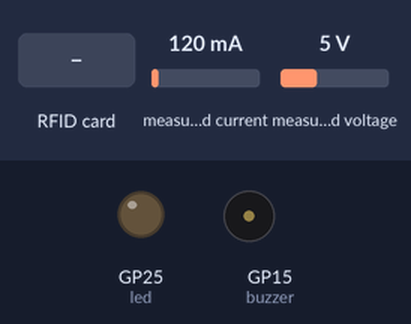
Bench run of a program on a simulated Raspberry Pi Pico running MicroPython. On the bench: output pins drawn as LEDs (lit = HIGH), buzzer (waves = sounding). The inputs (shaded band) are chosen by the test bench; at power-on: measured current 120 mA, measured voltage 5 V. The interpreter's speed is modelled, so counts of loop turns are approximate; library files of the repository ran but are not shown: ina219.py, mfrc522.py; pins used as bus, display or sensor lines are not drawn.

Above: at 1.2 s.
1.3 s: RFID card 5E 7A 19 C4 held to the reader
At 1.52 s:
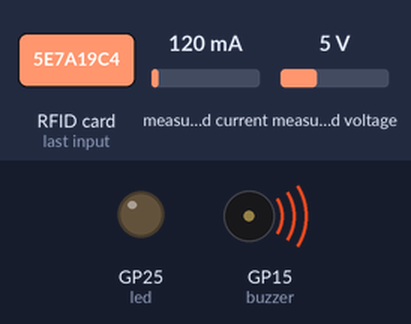
Timing chart, 0 to 4.3 s (numbered marks = the images above; inputs shaded):
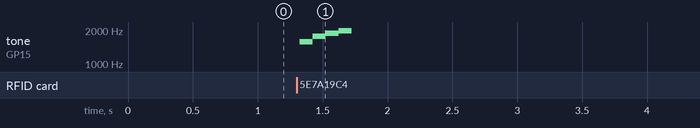

Measured:
- after the input at 1.3 s, tone on GP15 (buzzer): plays 1568 Hz for 0.10 s, 1760 Hz for 0.10 s, 1865 Hz for 0.10 s, 1976 Hz for 0.10 s, starting at once

The program:

main.py
```python
import time
from ina219 import INA219
from mfrc522 import MFRC522
from machine import Pin, UART, I2C, PWM
from rp2 import PIO, StateMachine, asm_pio
from utime import sleep
buzzer = PWM(Pin(15))

tones = {
"B0": 31,
"C1": 33,
"CS1": 35,
"D1": 37,
"DS1": 39,
"E1": 41,
"F1": 44,
"FS1": 46,
"G1": 49,
"GS1": 52,
"A1": 55,
"AS1": 58,
"B1": 62,
"C2": 65,
"CS2": 69,
"D2": 73,
"DS2": 78,
"E2": 82,
"F2": 87,
"FS2": 93,
"G2": 98,
"GS2": 104,
"A2": 110,
"AS2": 117,
"B2": 123,
"C3": 131,
"CS3": 139,
"D3": 147,
"DS3": 156,
"E3": 165,
"F3": 175,
"FS3": 185,
"G3": 196,
"GS3": 208,
"A3": 220,
"AS3": 233,
"B3": 247,
"C4": 262,
"CS4": 277,
"D4": 294,
"DS4": 311,
"E4": 330,
"F4": 349,
"FS4": 370,
"G4": 392,
"GS4": 415,
"A4": 440,
"AS4": 466,
"B4": 494,
"C5": 523,
"CS5": 554,
"D5": 587,
"DS5": 622,
"E5": 659,
"F5": 698,
"FS5": 740,
"G5": 784,
"GS5": 831,
"A5": 880,
"AS5": 932,
"B5": 988,
"C6": 1047,
"CS6": 1109,
"D6": 1175,
"DS6": 1245,
"E6": 1319,
"F6": 1397,
"FS6": 1480,
"G6": 1568,
"GS6": 1661,
"A6": 1760,
"AS6": 1865,
"B6": 1976,
"C7": 2093,
"CS7": 2217,
"D7": 2349,
"DS7": 2489,
"E7": 2637,
"F7": 2794,
"FS7": 2960,
"G7": 3136,
"GS7": 3322,
"A7": 3520,
"AS7": 3729,
"B7": 3951,
"C8": 4186,
"CS8": 4435,
"D8": 4699,
"DS8": 4978
}

song = ["G6","A6","AS6","B6"]

def playtone(frequency):
    buzzer.duty_u16(1000)
    buzzer.freq(frequency)

def bequiet():
    buzzer.duty_u16(0)

def playsong(mysong):
    for i in range(len(mysong)):
        if (mysong[i] == "P"):
            bequiet()
        else:
            playtone(tones[mysong[i]])
        sleep(0.1)
    bequiet()
# UART initialization
uart = UART(0, 9600,tx=Pin(12), rx=Pin(13))
def uidToString(uid):
    mystring = ""
    for i in uid:
        mystring = "%02X" % i + mystring
    return mystring

# The function that can print both in bluetooth mode and serial mode


# LED pin initialization
led = Pin(25, Pin.OUT)

# I2C INA219 initialization
# Edit to match interface the sensor is connect to (1 or 2).
I2C_INTERFACE_NO = 0
SHUNT_OHMS = 0.1

ina = INA219(SHUNT_OHMS, I2C(I2C_INTERFACE_NO))
ina.configure()


def print_dual(string):
    # print(string)
    uart.write(string+"\r\n")
# RC522 SPI initialization
reader = MFRC522(spi_id=0, sck=2,miso=4,mosi=3,cs=1,rst=0)
reader.init()
print_dual("Welcome to Hungchoi Pass Pico!")
totalPower = 0.0
c=0
played = False
last_card=""
try:
    while True:
        (stat, tag_type) = reader.request(reader.REQIDL)
        if stat == reader.OK:
            (stat, uid) = reader.SelectTagSN()
            if not played or last_card != uidToString(uid) and stat == reader.OK:
                playsong(song)
                last_card=uidToString(uid)
                played=True
            else:
                print_dual("Authentication error")

            totalPower+=ina.power()*3600/1000
            print_dual("Card detected %s" % last_card)
            print_dual("INA219 Sensor "+str(c)+ ":")
            print_dual("Current :{:7.4f} A".format(ina.current() / 1000))
            print_dual("Voltage  :{:5.2f} V".format(ina.voltage() + ina.shunt_voltage()))
            print_dual("Power   :{:5.2f} W".format(ina.power()))
            print_dual("Electricity: "+ str(totalPower))
            c+=1

except KeyboardInterrupt:
    print_dual("Bye")
```

logging.py
```python
import sys

CRITICAL = 50
ERROR    = 40
WARNING  = 30
INFO     = 20
DEBUG    = 10
NOTSET   = 0

_level_dict = {
    CRITICAL: "CRIT",
    ERROR: "ERROR",
    WARNING: "WARN",
    INFO: "INFO",
    DEBUG: "DEBUG",
}

_stream = sys.stderr

class LogRecord:
    def __init__(self):
        self.__dict__ = {}

    def __getattr__(self, key):
        return self.__dict__[key]

class Handler:
    def __init__(self):
        pass

    def setFormatter(self, fmtr):
        pass

class Logger:

    level = NOTSET
    handlers = []
    record = LogRecord()

    def __init__(self, name):
        self.name = name

    def _level_str(self, level):
        l = _level_dict.get(level)
        if l is not None:
            return l
        return "LVL%s" % level

    def setLevel(self, level):
        self.level = level

    def isEnabledFor(self, level):
        return level >= (self.level or _level)

    def log(self, level, msg, *args):
        if self.isEnabledFor(level):
            levelname = self._level_str(level)
            if args:
                msg = msg % args
            if self.handlers:
                d = self.record.__dict__
                d["levelname"] = levelname
                d["levelno"] = level
                d["message"] = msg
                d["name"] = self.name
                for h in self.handlers:
                    h.emit(self.record)
            else:
                print(levelname, ":", self.name, ":", msg, sep="", file=_stream)

    def debug(self, msg, *args):
        self.log(DEBUG, msg, *args)

    def info(self, msg, *args):
        self.log(INFO, msg, *args)

    def warning(self, msg, *args):
        self.log(WARNING, msg, *args)

    def error(self, msg, *args):
        self.log(ERROR, msg, *args)

    def critical(self, msg, *args):
        self.log(CRITICAL, msg, *args)

    def exc(self, e, msg, *args):
        self.log(ERROR, msg, *args)
        sys.print_exception(e, _stream)

    def exception(self, msg, *args):
        self.exc(sys.exc_info()[1], msg, *args)

    def addHandler(self, hndlr):
        self.handlers.append(hndlr)

_level = INFO
_loggers = {}

def getLogger(name="root"):
    if name in _loggers:
        return _loggers[name]
    l = Logger(name)
    _loggers[name] = l
    return l

def info(msg, *args):
    getLogger().info(msg, *args)

def debug(msg, *args):
    getLogger().debug(msg, *args)

def basicConfig(level=INFO, filename=None, stream=None, format=None):
    global _level, _stream
    _level = level
    if stream:
        _stream = stream
    if filename is not None:
        print("logging.basicConfig: filename arg is not supported")
    if format is not None:
        print("logging.basicConfig: format arg is not supported")
```
